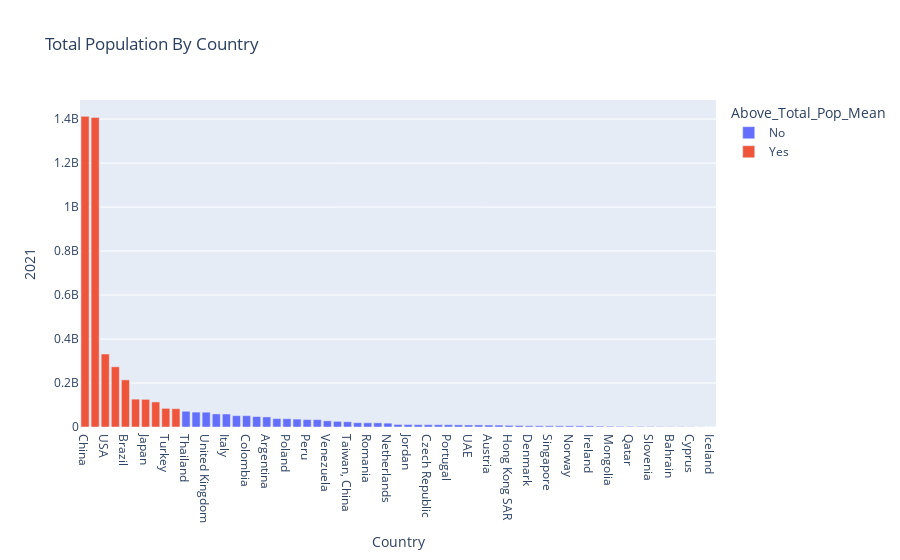

Source (notebook cell):
### Code cell
#It is not fair to look at it from an population angle
fig = px.bar(df_pop, x='Country', y='2021', title= 'Total Population By Country',color='Above_Total_Pop_Mean')
fig.update_layout(xaxis={'categoryorder':'total descending'})
fig.show()

### Figure 1 — Plotly figure (JSON) as saved in the notebook; plotly's stock layout.template omitted (floating-point values rounded to 4 significant figures)
{"data": [{"alignmentgroup": "True", "hovertemplate": "Above_Total_Pop_Mean=No<br>Country=%{x}<br>2021=%{y}<extra></extra>", "legendgroup": "No", "marker": {"color": "#636efa", "pattern": {"shape": ""}}, "name": "No", "offsetgroup": "No", "orientation": "v", "showlegend": true, "textposition": "auto", "type": "bar", "x": ["Denmark", "Sweden", "Singapore", "Switzerland", "Netherlands", "Finland", "Korea Rep", "Hong Kong SAR", "Canada", "Taiwan, China", "Norway", "UAE", "Australia", "Israel", "United Kingdom", "Austria", "Estonia", "Iceland", "France", "Belgium", "Ireland", "Lithuania", "Qatar", "New Zealand", "Spain", "Luxembourg", "Malaysia", "Bahrain", "Czech Republic", "Latvia", "Saudi Arabia", "Kazakhstan", "Slovenia", "Portugal", "Italy", "Thailand", "Chile", "Hungary", "Croatia", "Cyprus", "Poland", "Slovak Republic", "Bulgaria", "Romania", "Greece", "Jordan", "Peru", "South Africa", "Argentina", "Colombia", "Botswana", "Mongolia", "Venezuela"], "xaxis": "x", "y": [5856733, 10415811, 5453566, 8703405, 17533044, 5541017, 51744876, 7413100, 38246108, 23855010, 5408320, 9365145, 25688079, 9364000, 67326569, 8955797, 1330932, 372520, 67749632, 11592952, 5033165, 2800839, 2688235, 5122600, 47415750, 640064, 33573874, 1463265, 10505772, 1884490, 35950396, 19000988, 2108079, 10325147, 59109668, 71601103, 19493184, 9709891, 3899000, 1244188, 37747124, 5447247, 6877743, 19119880, 10641221, 11148278, 33715471, 59392255, 45808747, 51516562, 2588423, 3347782, 28199867], "yaxis": "y"}, {"alignmentgroup": "True", "hovertemplate": "Above_Total_Pop_Mean=Yes<br>Country=%{x}<br>2021=%{y}<extra></extra>", "legendgroup": "Yes", "marker": {"color": "#EF553B", "pattern": {"shape": ""}}, "name": "Yes", "offsetgroup": "Yes", "orientation": "v", "showlegend": true, "textposition": "auto", "type": "bar", "x": ["USA", "China", "Germany", "Japan", "India", "Indonesia", "Brazil", "Turkey", "Mexico", "Philippines"], "xaxis": "x", "y": [331893745, 1412360000, 83196078, 125681593, 1407563842, 273753191, 214326223, 84775404, 126705138, 113880328], "yaxis": "y"}], "layout": {"barmode": "relative", "legend": {"title": {"text": "Above_Total_Pop_Mean"}, "tracegroupgap": 0}, "title": {"text": "Total Population By Country"}, "xaxis": {"anchor": "y", "categoryorder": "total descending", "domain": [0, 1], "title": {"text": "Country"}}, "yaxis": {"anchor": "x", "domain": [0, 1], "title": {"text": "2021"}}}}
